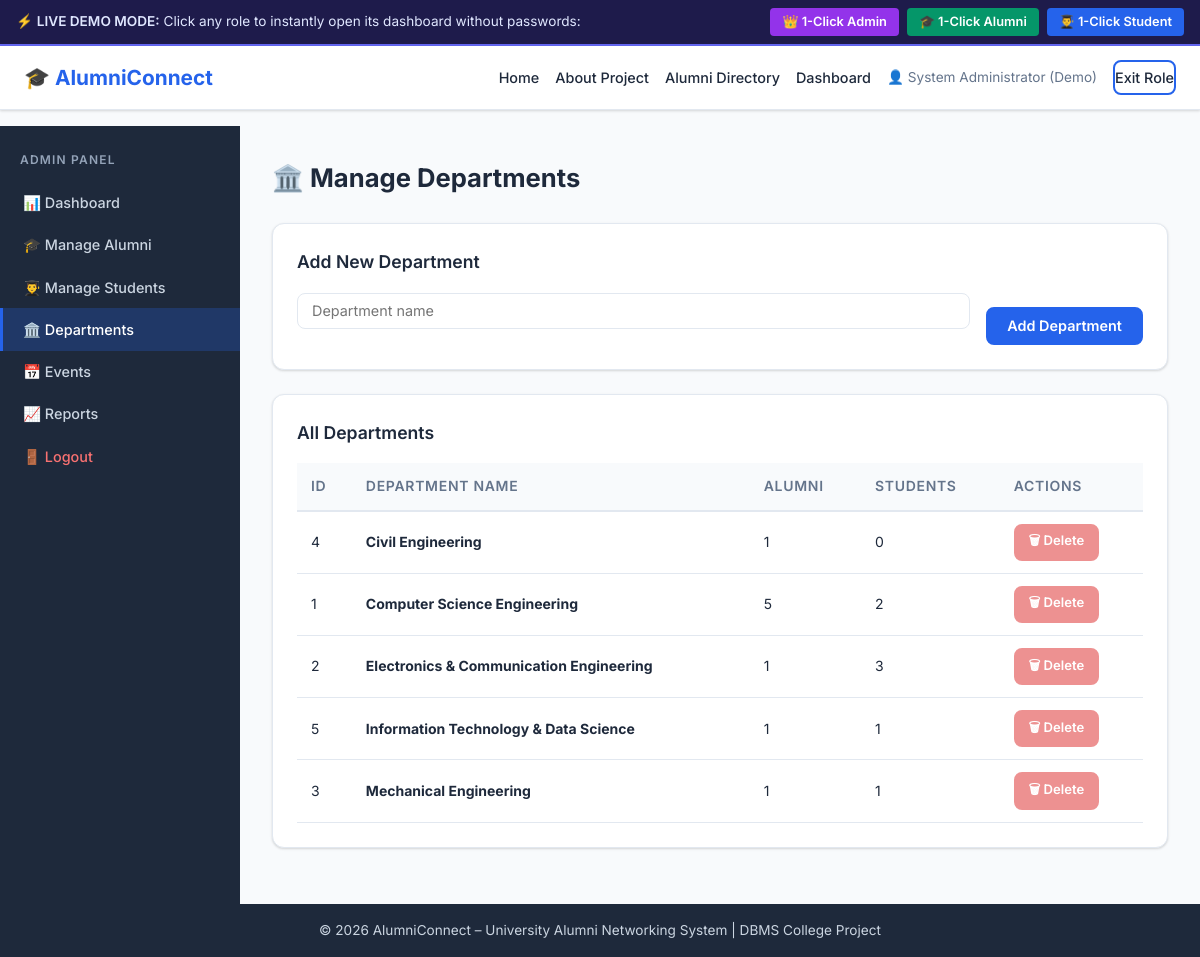
Page /admin/departments on the committed database.
### tables this page shows
CREATE TABLE Department (
        department_id   INTEGER PRIMARY KEY AUTOINCREMENT,
        department_name TEXT NOT NULL UNIQUE
    );

### routes/admin.py (the view)
@admin_bp.route('/departments')
@admin_required
def manage_departments():
    departments = execute_query("""
        SELECT d.department_id, d.department_name,
               COUNT(DISTINCT a.alumni_id) AS alumni_count,
               COUNT(DISTINCT s.student_id) AS student_count
        FROM Department d
        LEFT JOIN Alumni a ON d.department_id = a.department_id
        LEFT JOIN Student s ON d.department_id = s.department_id
        GROUP BY d.department_id, d.department_name
        ORDER BY d.department_name
    """, fetch=True) or []
    return render_template('admin/manage_departments.html', departments=departments)

### database/db_connection.py (called while the page is built, shortened)
def get_sqlite_connection():
    conn = sqlite3.connect(SQLITE_DB_PATH)
    conn.row_factory = sqlite3.Row
    conn.execute("PRAGMA foreign_keys = ON;")
    return conn

def get_db_connection():
    global USE_SQLITE
    return get_sqlite_connection()

### routes/admin.py (called while the page is built)
def admin_required(f):
    @wraps(f)
    def decorated(*args, **kwargs):
        if 'user_id' not in session or session.get('role') != 'admin':
            session['user_id'] = 1
            session['full_name'] = 'System Administrator (Demo)'
            session['role'] = 'admin'
            session['email'] = 'admin@alumni.example.com'
        return f(*args, **kwargs)
    return decorated

### templates/admin/manage_departments.html (shortened to what this page needs)
{% extends "base.html" %}
{% block content %}
<div class="dashboard-layout">
    <aside class="sidebar">
        <h3 class="sidebar-title">Admin Panel</h3>
        <ul class="sidebar-menu">
            <li><a href="{{ url_for('admin.dashboard') }}">📊 Dashboard</a></li>
            <li><a href="{{ url_for('admin.manage_alumni') }}">🎓 Manage Alumni</a></li>
            <li><a href="{{ url_for('admin.manage_students') }}">👨‍🎓 Manage Students</a></li>
            <li><a href="{{ url_for('admin.manage_departments') }}" class="active">🏛️ Departments</a></li>
            <li><a href="{{ url_for('admin.manage_events') }}">📅 Events</a></li>
            <li><a href="{{ url_for('admin.reports') }}">📈 Reports</a></li>
            <li><a href="{{ url_for('auth.logout') }}" class="logout-link">🚪 Logout</a></li>
        </ul>
    </aside>
    <div class="dashboard-main">
        <div class="dashboard-header">
            <h1>🏛️ Manage Departments</h1>
        </div>
        <div class="section-card">
            <h2>Add New Department</h2>
            <form method="POST" action="{{ url_for('admin.add_department') }}" class="inline-form">
                <div class="form-group" style="flex:1;">
                    <input type="text" name="department_name" placeholder="Department name" required maxlength="100">
                </div>
                <button type="submit" class="btn">Add Department</button>
            </form>
        </div>
        <div class="section-card">
            <h2>All Departments</h2>
            {% if departments %}
            <table class="data-table">
                <thead>
                    <tr><th>ID</th><th>Department Name</th><th>Alumni</th><th>Students</th><th>Actions</th></tr>
                </thead>
                <tbody>
                    {% for d in departments %}
                    <tr>
                        <td>{{ d.department_id }}</td>
                        <td><strong>{{ d.department_name }}</strong></td>
                        <td>{{ d.alumni_count }}</td>
                        <td>{{ d.student_count }}</td>
                        <td>
                            <form method="POST" action="{{ url_for('admin.delete_department', dept_id=d.department_id) }}"
                                  onsubmit="return confirm('Delete department {{ d.department_name }}?');">
                                <button type="submit" class="btn btn-sm btn-danger"
                                    {% if d.alumni_count > 0 or d.student_count > 0 %}disabled title="Cannot delete: has members"{% endif %}>
                                    🗑 Delete
                                </button>
                            </form>
                        </td>
                    </tr>
                    {% endfor %}
                </tbody>
            </table>
            {% else %}
            <div class="empty-state"><p>No departments found.</p></div>
            {% endif %}
        </div>
    </div>
</div>
{% endblock %}

### static/css/style.css (style rules this page uses)
:root { --primary: #2563eb; --primary-dk: #1d4ed8; --secondary: #7c3aed; --success: #16a34a; --warning: #d97706; --danger: #dc2626; --info: #0891b2; --teal: #0f766e; --bg: #f8fafc; --surface: #ffffff; --border: #e2e8f0; --text: #1e293b; --text-muted: #64748b; --sidebar-bg: #1e293b; --sidebar-text: #cbd5e1; --radius: 8px; --radius-lg: 12px; --shadow: 0 1px 3px rgba(0,0,0,.1), 0 1px 2px rgba(0,0,0,.06); --shadow-md: 0 4px 6px rgba(0,0,0,.07), 0 2px 4px rgba(0,0,0,.06); --shadow-lg: 0 10px 15px rgba(0,0,0,.1), 0 4px 6px rgba(0,0,0,.05); }
*, *::before, *::after { box-sizing: border-box; margin: 0; padding: 0; }
html { font-size: 16px; scroll-behavior: smooth; }
body { font-family: 'Inter', system-ui, -apple-system, sans-serif; background: var(--bg); color: var(--text); line-height: 1.6; min-height: 100vh; display: flex; flex-direction: column; }
a { color: var(--primary); text-decoration: none; }
textarea, input, select, button { font-family: inherit; }
.btn { display: inline-flex; align-items: center; gap: 0.4rem; padding: 0.55rem 1.2rem; background: var(--primary); color: #fff; border: 2px solid var(--primary); border-radius: var(--radius); font-weight: 600; font-size: 0.9rem; cursor: pointer; transition: background .2s, color .2s, transform .1s; }
.btn-sm { padding: 0.35rem 0.8rem; font-size: 0.82rem; }
.btn-danger { background: var(--danger); border-color: var(--danger); }
button:disabled { opacity: 0.5; cursor: not-allowed; }
.dashboard-layout { display: flex; min-height: calc(100vh - 65px); }
.sidebar { width: 240px; min-height: 100%; flex-shrink: 0; background: var(--sidebar-bg); padding: 1.5rem 0; }
.sidebar-title { color: #94a3b8; font-size: 0.75rem; text-transform: uppercase; letter-spacing: 0.1em; font-weight: 600; padding: 0 1.25rem; margin-bottom: 0.75rem; }
.sidebar-menu { list-style: none; }
.sidebar-menu li a { display: block; padding: 0.6rem 1.25rem; color: var(--sidebar-text); font-weight: 500; font-size: 0.9rem; border-left: 3px solid transparent; transition: background .15s, border-color .15s; }
.sidebar-menu li a.active { background: rgba(37,99,235,.25); border-color: var(--primary); color: #fff; }
.sidebar-menu li a.logout-link { color: #f87171; }
.dashboard-main { flex: 1; padding: 2rem; overflow-y: auto; }
.dashboard-header { display: flex; align-items: center; justify-content: space-between; margin-bottom: 1.5rem; gap: 1rem; flex-wrap: wrap; }
.dashboard-header h1 { font-size: 1.6rem; font-weight: 700; }
.section-card { background: var(--surface); border-radius: var(--radius-lg); padding: 1.5rem; box-shadow: var(--shadow); margin-bottom: 1.5rem; border: 1px solid var(--border); }
.section-card h2 { font-size: 1.1rem; font-weight: 600; margin-bottom: 1rem; }
.data-table { width: 100%; border-collapse: collapse; font-size: 0.875rem; }
.data-table th { background: var(--bg); color: var(--text-muted); font-weight: 600; text-transform: uppercase; letter-spacing: 0.05em; padding: 0.75rem 0.875rem; text-align: left; border-bottom: 2px solid var(--border); }
.data-table td { padding: 0.75rem 0.875rem; border-bottom: 1px solid var(--border); vertical-align: middle; }
.form-group { margin-bottom: 1rem; }
.form-group input, .form-group select, .form-group textarea { width: 100%; padding: 0.55rem 0.875rem; border: 1.5px solid var(--border); border-radius: var(--radius); font-size: 0.9rem; color: var(--text); background: var(--surface); transition: border-color .2s; }
.inline-form { display: flex; gap: 1rem; align-items: flex-end; flex-wrap: wrap; }

### rows in the picture
Department: department_id "4", department_name "Civil Engineering", alumni_count "1", student_count "0"
Department: department_id "1", department_name "Computer Science Engineering", alumni_count "5", student_count "2"
Department: department_id "2", department_name "Electronics & Communication Engineering", alumni_count "1", student_count "3"
Department: department_id "5", department_name "Information Technology & Data Science", alumni_count "1", student_count "1"
Department: department_id "3", department_name "Mechanical Engineering", alumni_count "1", student_count "1"

### other values in the picture
{{ session.get('full_name', 'Guest') }} "System Administrator (Demo)"
